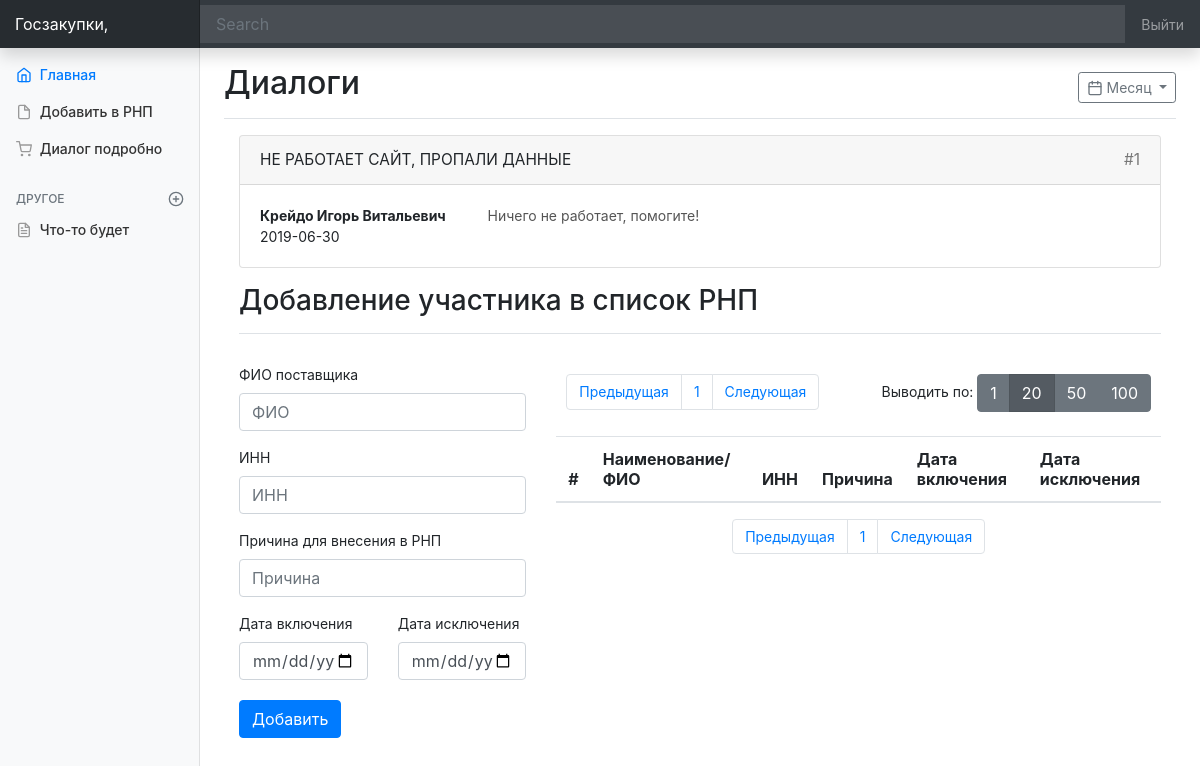
Screenshot of /userpanel/index.php?page=2&limit=20 with the database file from the repository.
### tables this page shows
CREATE TABLE `support` (
  `id` int(11) NOT NULL,
  `id_user` int(11) NOT NULL,
  `id_admin` int(11) NOT NULL,
  `reason` varchar(255) NOT NULL,
  `date_created` date NOT NULL,
  `status` int(11) NOT NULL
);

CREATE TABLE `user` (
  `id` int(11) NOT NULL,
  `fio` varchar(255) NOT NULL,
  `inn` varchar(255) NOT NULL,
  `phone` varchar(255) NOT NULL,
  `type` varchar(255) NOT NULL,
  `email` varchar(255) NOT NULL,
  `password` varchar(255) NOT NULL,
  `date_reg` date NOT NULL,
  `rnp` int(11) NOT NULL,
  `token` varchar(255) NOT NULL
);

### functions.php (called while the page is built, shortened)
<?php
function resultToArray ($result) {
    $array=array();
    while(($row=$result->fetch_assoc())!=false)
        $array[]=$row;
    return $array;
}
function getSupportDialogs($mysqli,$page,$limit){
    $newsql = "SELECT support.*,user.fio,user.inn,support_chat.text,support_chat.date FROM support JOIN user ON support.id_user = user.id JOIN (SELECT * FROM support_chat ORDER BY date DESC) AS support_chat ON support_chat.id_support=support.id GROUP BY support.id";
    return resultToArray($mysqli->query($newsql));
}
?>

### userpanel/templates/dialog.php (the view, shortened to what this page needs)
<main role="main" class="col-md-9 ml-sm-auto col-lg-10 px-4">
<div class="main_container">
  <div class="d-flex justify-content-between flex-wrap flex-md-nowrap align-items-center pt-3 pb-2 mb-3 border-bottom">
    <h1 class="h2">Диалоги</h1>
    <div class="btn-toolbar mb-2 mb-md-0">
      <button type="button" class="btn btn-sm btn-outline-secondary dropdown-toggle">
        Месяц
      </button>
    </div>
  </div>
    <div class="col-12">
        <?for ($i=0;$i<count($supportDialodsData);$i++){?>
        <div class="card">
          <div class="card-header">
             <?=$supportDialodsData[$i]['reason']?>
            <div style="float:right;color:#777;">#<?=$supportDialodsData[$i]['id']?></div>
          </div>
          <div class="card-body">
              <div class="row">
                <div class="col-3">
                  <div class="">
                    <div class="black_bold_title">
                        <b> <?=$supportDialodsData[$i]['fio']?></b>
                      </div>
                      <div class="item_date_block">
                        <div class="gray_title">
                              <?=$supportDialodsData[$i]['date_created']?>
                        </div>
                      </div>
                  </div>
                  </div>
                <div class="col-9">
                  <div class="">
                      <div class="" style="color:#555;">
                      <?=$supportDialodsData[$i]['text']?>
                      </div>
                  </div>
                </div>
              </div>
            </div>
        </div>
        <?}?>
      <div class="d-flex justify-content-between flex-wrap flex-md-nowrap align-items-center pt-3 pb-2 mb-3 border-bottom">
        <h3 class="h3">Добавление участника в список РНП</h3>
      </div>
    <div class="row" style="margin-top: 30px;" >
        <div class="col-4">
            <form action="send.php?act=addUserToRNP" method="post">
                <div class="form-group">
                    <label for="exampleInputEmail1">ФИО поставщика</label>
                <input type="text" class="form-control smartfinder" name="name" id="exampleInputEmail1" aria-describedby="emailHelp" placeholder="ФИО ">
              </div>
              <div class="form-group">
                <label for="exampleInputEmail1">ИНН</label>
                <input type="text" class="form-control" name="inn" id="exampleInputEmail1" aria-describedby="emailHelp" placeholder="ИНН">
              </div>
              <div class="form-group">
                <label for="exampleInputPassword1">Причина для внесения в РНП</label>
                <input type="text" class="form-control" name="reason" id="exampleInputPassword1" placeholder="Причина">
              </div>
              <div class="row" style="margin-top: 10px">
                  <div class="col-6">
                      <label for="exampleInputPassword1">Дата включения</label>
                      <input type="date" class="form-control"  placeholder="Дата включения" name="date_start">
                  </div>
                  <div class="col-6">
                      <label for="exampleInputPassword1">Дата исключения</label>
                      <input type="date" class="form-control"  placeholder="Дата исключения" name="date_end">
                  </div>
              </div>
              <button type="submit" class="btn btn-primary" style="margin-top:20px;">Добавить</button>
            </form>
        </div>
        <div class="col-8">
            <div style="padding:10px;float:left;">
        <nav aria-label="Page navigation example">
          <ul class="pagination justify-content-center">
            <li class="page-item <?=(($page==1) ? "disabled":"" )?>">
              <a class="page-link" href="?page=<?=$page-1?>&limit=<?=$limit?>" tabindex="-1" aria-disabled="true">Предыдущая</a>
            </li>
              <?  for ($i=0;$i<$rnpPagesNum;$i++){?>
            <li class="page-item <?=(($page-1==$i) ? "active":"") ?>"><a class="page-link" href="?page=<?=($i+1)?>&limit=<?=$limit?>"><?=$i+1?></a></li>
              <?}?>
            <li class="page-item <?=(($page==$rnpPagesNum) ? "disabled":"") ?>">
              <a class="page-link " href="?page=<?=$page+1?>&limit=<?=$limit?>">Следующая</a>
            </li>
          </ul>
        </nav>
            </div>
            <div style="padding:10px;float:right;">
                                Выводить по:
            <div class="btn-group" role="group" aria-label="Basic example">
              <a href="?page=<?=$page?>&limit=1" class="btn btn-secondary <?=(($limit==1) ? "active":"") ?>">1</a>
                <a href="?page=<?=$page?>&limit=20" class="btn btn-secondary <?=(($limit==20) ? "active":"") ?>">20</a>
              <a href="?page=<?=$page?>&limit=50" class="btn btn-secondary <?=(($limit==50) ? "active":"") ?>">50</a>
              <a href="?page=<?=$page?>&limit=100" class="btn btn-secondary <?=(($limit==1) ? "active":"") ?>">100</a>
            </div>
                </div>
            <div class="table_block ">
                    <table class="table table-hover">
                      <thead>
                        <tr>
                          <th scope="col">#</th>
                          <th scope="col">Наименование/ФИО</th>
                          <th scope="col">ИНН</th>
                          <th scope="col">Причина</th>
                          <th scope="col">Дата включения</th>
                          <th scope="col">Дата исключения</th>
                        </tr>
                      </thead>
                </table>
        </div>
        <nav aria-label="Page navigation example">
          <ul class="pagination justify-content-center">
            <li class="page-item <?=(($page==1) ? "disabled":"" )?>">
              <a class="page-link" href="?page=<?=$page-1?>&limit=<?=$limit?>" tabindex="-1" aria-disabled="true">Предыдущая</a>
            </li>
              <?  for ($i=0;$i<$rnpPagesNum;$i++){?>
            <li class="page-item <?=(($page-1==$i) ? "active":"") ?>"><a class="page-link" href="?page=<?=($i+1)?>&limit=<?=$limit?>"><?=$i+1?></a></li>
              <?}?>
            <li class="page-item <?=(($page==$rnpPagesNum) ? "disabled":"") ?>">
              <a class="page-link " href="?page=<?=$page+1?>&limit=<?=$limit?>">Следующая</a>
            </li>
          </ul>
        </nav>
    </div>
</div>
</main>

### userpanel/css/style.css (style rules this page uses)
body { font-size: .875rem; }
.feather { width: 16px; height: 16px; vertical-align: text-bottom; }
[role="main"] { padding-top: 133px; }
@media (min-width: 768px) { [role="main"] { padding-top: 48px; } }
.card-header { font-size: 1.1em; text-transform: uppercase; background-color: }

### rows the page displays
support: reason "НЕ РАБОТАЕТ САЙТ, ПРОПАЛИ ДАННЫЕ", id "1", id_user.fio "Крейдо Игорь Витальевич", date_created "2019-06-30", text "Ничего не работает, помогите!"
